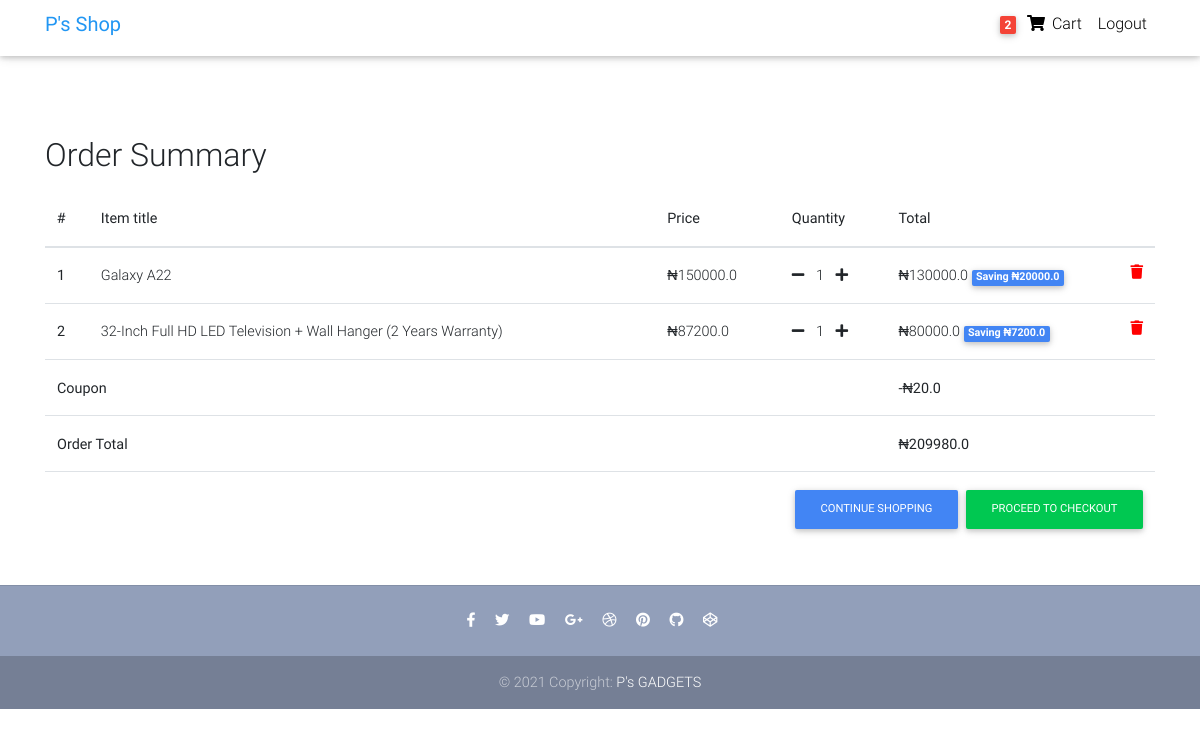
Before: /order-summary/ (signed in) with the older database file.
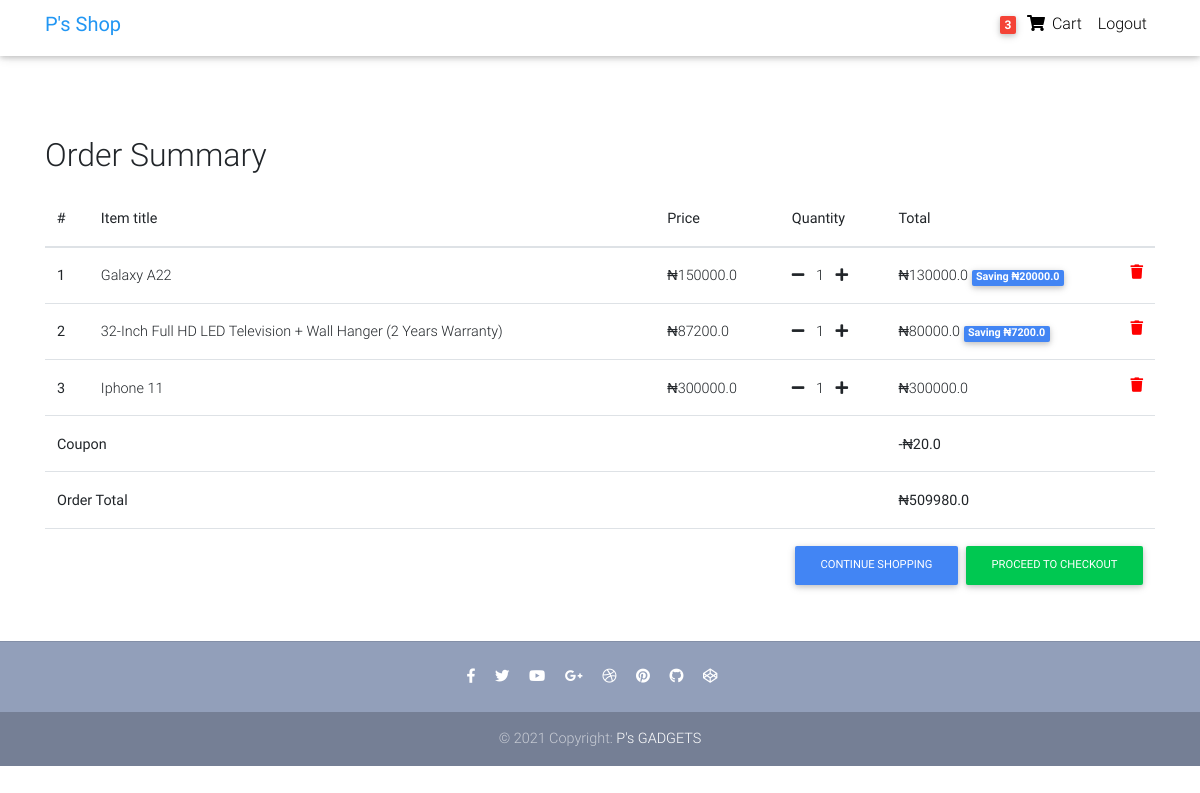
After: the same page with the newer database file.
### store/models.py (models this page shows, shortened)
class Order(models.Model):
    user = models.ForeignKey(settings.AUTH_USER_MODEL, on_delete=models.CASCADE)
    ref_code = models.CharField(max_length=20)
    items = models.ManyToManyField(OrderItem)
    strat_date = models.DateTimeField(auto_now_add=True)
    ordered_date = models.DateTimeField()
    ordered = models.BooleanField(default=False)
    billing_address = models.ForeignKey('BillingAddress', on_delete=models.SET_NULL, blank=True, null=True)
    payment = models.ForeignKey('Payment', on_delete=models.SET_NULL, blank=True, null=True)
    coupon = models.ForeignKey("Coupon", on_delete=models.SET_NULL, blank=True, null=True)
    being_delivered = models.BooleanField(default=False)
    received = models.BooleanField(default=False)
    refund_requested = models.BooleanField(default=False)
    refund_granted = models.BooleanField(default=False)
    def get_total(self):
        total = 0
        for order_item in self.items.all():
            total += order_item.get_final_price()
        if self.coupon:
            total -= self.coupon.amount
        return total

class OrderItem(models.Model):
    user = models.ForeignKey(settings.AUTH_USER_MODEL, on_delete=models.CASCADE)
    ordered = models.BooleanField(default=False)
    item = models.ForeignKey(Product, on_delete=models.CASCADE)
    quantity = models.IntegerField(default=1)
    def get_total_item_price(self):
        return self.quantity * self.item.price
    def get_total_discount_item_price(self):
        return self.quantity * self.item.discount_price
    def get_amount_saved(self):
        return self.get_total_item_price() - self.get_total_discount_item_price()
    def get_final_price(self):
        if self.item.discount_price:
            return self.get_total_discount_item_price()
        return self.get_total_item_price()

class Product(models.Model):
    title = models.CharField(max_length=100)
    brand = models.CharField(max_length=100)
    model = models.CharField(max_length=250, blank=True, null=True)
    features = models.TextField(blank=True, null=True)
    stock = models.IntegerField(default=100)
    released_on = models.CharField(max_length=100)
    dimensions = models.CharField(max_length=100)
    price = models.FloatField()
    discount_price = models.FloatField(blank=True, null=True)
    category = models.CharField(choices=CATEGORY_CHOICES, max_length=3)
    label =  models.CharField(choices=LABEL_CHOICES, max_length=1)
    slug = models.SlugField()
    description = models.TextField()
    image = models.ImageField(upload_to="product_images")

class Coupon(models.Model):
    code = models.CharField(max_length=15)
    amount = models.FloatField()

### store/views.py (the view)
# urls.py: path("order-summary/", OrderSummaryView.as_view(), name="order-summary"),
class OrderSummaryView(LoginRequiredMixin, View):
    def get(self, *args, **kwargs):
        try:
            order = Order.objects.get(user=self.request.user, ordered=False)
            context = {
                'object': order
            }
            return render(self.request, "store/order-summary.html", context)
        except ObjectDoesNotExist:
            messages.error(self.request, 'You do not have an active order')
            return redirect('/')

### store/templatetags/cart_template_tags.py (called while the page is built)
@register.filter
def cart_item_count(user):
    if user.is_authenticated:
        qs = Order.objects.filter(user=user, ordered=False)
        if qs.exists():
            return qs[0].items.count()
    return 0

### store/templates/store/order-summary.html (shortened to what this page needs)
{% load static %}
{% load cart_template_tags %}
<!DOCTYPE html>
<html lang="en">
<head>
  <link rel="stylesheet" href="https://use.fontawesome.com/releases/v5.11.2/css/all.css">
  <link href="{% static 'store/css/bootstrap.min.css' %}" rel="stylesheet">
  <link href="{% static 'store/css/mdb.min.css' %}" rel="stylesheet">
  <link href="{% static 'store/css/style.min.css' %}" rel="stylesheet">
</head>
<body>
  <nav class="navbar fixed-top navbar-expand-lg navbar-light white scrolling-navbar pt-lg-1">
    <div class="container">
      <a class="navbar-brand waves-effect" href="{% url 'home' %}" target="_self">
        <strong class="blue-text">P's Shop</strong>
      </a>
      <div class="collapse navbar-collapse" id="navbarSupportedContent">
        <ul class="navbar-nav nav-flex-icons">
          {% if request.user.is_authenticated %}
          <li class="nav-item">
            <a class="nav-link waves-effect">
              <span class="badge red z-depth-1 mr-1"> {{request.user|cart_item_count }} </span>
              <i class="fas fa-shopping-cart"></i>
              <span class="clearfix d-none d-sm-inline-block"> Cart </span>
            </a>
          </li>
          <li class="nav-item">
            <a class="nav-link waves-effect" href="{% url 'account_logout' %}">
              <span class="clearfix d-none d-sm-inline-block">Logout</span>
            </a>
          </li>
          {% endif %}
        </ul>
      </div>
    </div>
  </nav>
  <div class="mt-5 pt-3">
  </div>
  <main>
    <div class="container mt-lg-5">
        <div class="table-responsive text-nowrap">
        <h2 class="mt-4">Order Summary</h2>
        <table class="table mt-lg-3">
            <thead>
                <tr>
                    <th scope="col">#</th>
                    <th scope="col">Item title</th>
                    <th scope="col">Price</th>
                    <th scope="col">Quantity</th>
                    <th scope="col">Total</th>
                </tr>
            </thead>
            <tbody>
            {% for order_item in object.items.all %}
                <tr>
                    <th scope="row">{{ forloop.counter }}</th>
                    <td>{{ order_item.item.title }}</td>
                    <td><span>&#8358;</span>{{ order_item.item.price }}</td>
                    <td>
                        <a href="{% url 'remove-single-item-from-cart' order_item.item.slug %}"><i class="fas fa-minus mr-2"></i></a>
                        {{ order_item.quantity }}
                        <a href="{% url 'add-to-cart' order_item.item.slug %}"><i class="fas fa-plus ml-2"></i></a>
                    </td>
                    <td>
                        {% if order_item.item.discount_price %}
                        <span>&#8358;</span>{{ order_item.get_total_discount_item_price }}
                            <span class="badge badge-primary">Saving <span>&#8358;</span>{{ order_item.get_amount_saved }}</span>
                        {% else %}
                        <span>&#8358;</span>{{ order_item.get_total_item_price }}
                        {% endif %}
                        <a style="color: red;" href="{% url 'remove-from-cart' order_item.item.slug %}"><i class="fas fa-trash float-right"></i></a>
                    </td>
                </tr>
             {% endfor %}
             {% if object.coupon %}
              <tr>
                <td colspan="4"><strong>Coupon</strong></td>
                <td><strong>-<span>&#8358;</span>{{ object.coupon.amount }}</strong></td>
              </tr>
             {% endif %}
            {% if object.get_total %}
             <tr>
                 <td colspan="4"><b>Order Total</b></td>
                <td><strong><span>&#8358;</span>{{ object.get_total}}</strong></td>
            </tr>
            <tr>
                <td colspan="5">
                    <a style="float: right;" class="btn btn-success ml-2 btn-md" href="{% url 'checkout' %}">Proceed to Checkout</a>
                    <a style="float: right;" class="btn btn-primary  btn-md" href="{% url 'home' %}">Continue Shopping</a>
                </td>
           </tr>
           {% endif %}
            </tbody>
        </table>
        </div>
    </div>
  </main>
  <footer class="page-footer text-center font-small mt-2 wow fadeIn">
    <hr class="my-4">
    <div class="pb-4">
      <a href="https://www.facebook.com/mdbootstrap" target="_blank">
        <i class="fab fa-facebook-f mr-3"></i>
      </a>
      <a href="https://twitter.com/MDBootstrap" target="_blank">
        <i class="fab fa-twitter mr-3"></i>
      </a>
      <a href="https://www.youtube.com/watch?v=7MUISDJ5ZZ4" target="_blank">
        <i class="fab fa-youtube mr-3"></i>
      </a>
      <a href="https://plus.google.com/u/0/b/107863090883699620484" target="_blank">
        <i class="fab fa-google-plus-g mr-3"></i>
      </a>
      <a href="https://dribbble.com/mdbootstrap" target="_blank">
        <i class="fab fa-dribbble mr-3"></i>
      </a>
      <a href="https://pinterest.com/mdbootstrap" target="_blank">
        <i class="fab fa-pinterest mr-3"></i>
      </a>
      <a href="https://github.com/mdbootstrap/bootstrap-material-design" target="_blank">
        <i class="fab fa-github mr-3"></i>
      </a>
      <a href="http://codepen.io/mdbootstrap/" target="_blank">
        <i class="fab fa-codepen mr-3"></i>
      </a>
    </div>
    <div class="footer-copyright py-3">
      © 2021 Copyright:
      <a href="{% url 'home' %}" target="_blank"> P's GADGETS </a>
    </div>
  </footer>
</body>
</html>

### store/templates/store/order-summary.html (style rules this page uses)
html, body, header, .carousel { height: 60vh; }

Changed rows visible on the page:
added OrderItem: item "Iphone 11", item.price "300000.0", quantity "1", get_total_item_price "300000.0"
changed through a linked row, Order: get_total "209980.0" → "509980.0"
Other visible differences:
{{ request.user|cart_item_count }}: "2" → "3"
